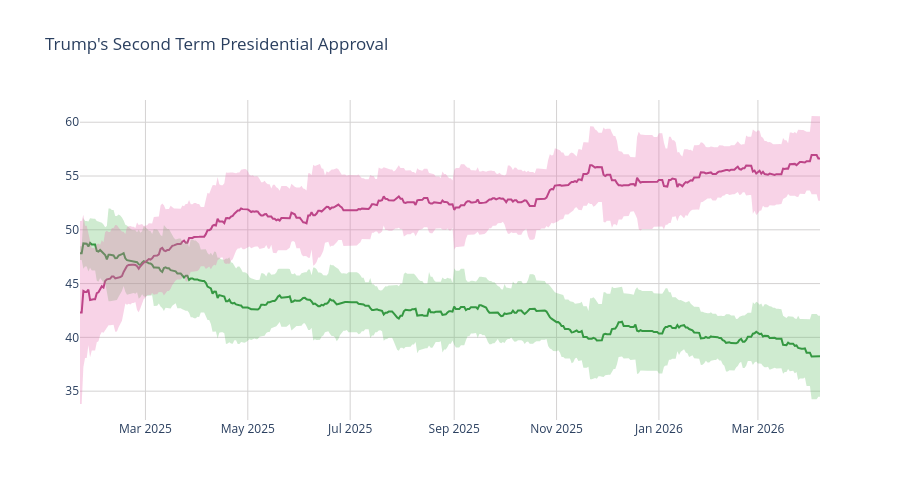

The notebook cell saved with this chart:
### Code cell
disappr_ci_hex = "#e86eaf"
appr_ci_hex = "#60be65"
disappr_ci_rgba = "rgba(232, 110, 175, 0.3)"
appr_ci_rgba = "rgba(96, 190, 101, 0.3)"
grid_col = "#d4d2d2"


# Approve
fig = go.Figure(go.Scatter(
    x=pres['end_date'],
    y=pres['approve'],
    hovertemplate="%{y:.2f}%",
    name="<b>Approve</b>",
    line=dict(color="#228833"),
    showlegend=False
))

# Disapprove
fig.add_trace(go.Scatter(
    x=pres['end_date'],
    y=pres['disapprove'],
    hovertemplate="%{y:.2f}%",
    name="<b>Disapprove</b>",
    line=dict(color="#aa3377"),
    showlegend=False
    )
)

# Approve CI
fig.add_traces([

    # Upper bound
    go.Scatter(
        x=pres['end_date'],
        y=pres['approve_upper_ci'],
        marker=dict(color=appr_ci_hex),
        line=dict(width=0),
        mode='lines',
        showlegend=False,
        hoverinfo="skip"
    ),

    # Lower bound
    go.Scatter(
        x=pres['end_date'],
        y=pres['approve_lower_ci'],
        marker=dict(color=appr_ci_hex),
        line=dict(width=0),
        mode='lines',
        fillcolor=appr_ci_rgba,
        fill="tonexty",
        showlegend=False,
        hoverinfo="skip"
    )
])

# Disapprove CI
fig.add_traces([

    # Upper bound
    go.Scatter(
        x=pres['end_date'],
        y=pres['disapprove_upper_ci'],
        marker=dict(color=disappr_ci_hex),
        line=dict(width=0),
        mode='lines',
        showlegend=False,
        hoverinfo="skip"
    ),

    # Lower bound
    go.Scatter(
        x=pres['end_date'],
        y=pres['disapprove_lower_ci'],
        marker=dict(color=disappr_ci_hex),
        line=dict(width=0),
        mode='lines',
        fillcolor=disappr_ci_rgba,
        fill="tonexty",
        showlegend=False,
        hoverinfo="skip"
    )
])

fig.update_layout(
    title=dict(text="Trump's Second Term Presidential Approval"),
    hovermode="x"
)

fig.update_xaxes(gridcolor=grid_col)
fig.update_yaxes(gridcolor=grid_col)

fig.update_layout(hovermode="x", hoverlabel_align="right", plot_bgcolor="rgba(0, 0, 0, 0)", height=500)
fig.show()

### Figure 1 — Plotly figure (JSON) as saved in the notebook; plotly's stock layout.template omitted (floating-point values rounded to 4 significant figures; data arrays with more than 128 entries replaced by an {"elided": "..."} marker saying what was removed)
{"data": [{"hovertemplate": "%{y:.2f}%", "line": {"color": "#228833"}, "name": "<b>Approve</b>", "showlegend": false, "type": "scatter", "x": {"elided": "442 str values"}, "y": {"elided": "442 float values"}}, {"hovertemplate": "%{y:.2f}%", "line": {"color": "#aa3377"}, "name": "<b>Disapprove</b>", "showlegend": false, "type": "scatter", "x": {"elided": "442 str values"}, "y": {"elided": "442 float values"}}, {"hoverinfo": "skip", "line": {"width": 0}, "marker": {"color": "#60be65"}, "mode": "lines", "showlegend": false, "type": "scatter", "x": {"elided": "442 str values"}, "y": {"elided": "442 float values"}}, {"fill": "tonexty", "fillcolor": "rgba(96, 190, 101, 0.3)", "hoverinfo": "skip", "line": {"width": 0}, "marker": {"color": "#60be65"}, "mode": "lines", "showlegend": false, "type": "scatter", "x": {"elided": "442 str values"}, "y": {"elided": "442 float values"}}, {"hoverinfo": "skip", "line": {"width": 0}, "marker": {"color": "#e86eaf"}, "mode": "lines", "showlegend": false, "type": "scatter", "x": {"elided": "442 str values"}, "y": {"elided": "442 float values"}}, {"fill": "tonexty", "fillcolor": "rgba(232, 110, 175, 0.3)", "hoverinfo": "skip", "line": {"width": 0}, "marker": {"color": "#e86eaf"}, "mode": "lines", "showlegend": false, "type": "scatter", "x": {"elided": "442 str values"}, "y": {"elided": "442 float values"}}], "layout": {"height": 500, "hoverlabel": {"align": "right"}, "hovermode": "x", "plot_bgcolor": "rgba(0, 0, 0, 0)", "title": {"text": "Trump's Second Term Presidential Approval"}, "xaxis": {"gridcolor": "#d4d2d2"}, "yaxis": {"gridcolor": "#d4d2d2"}}}
